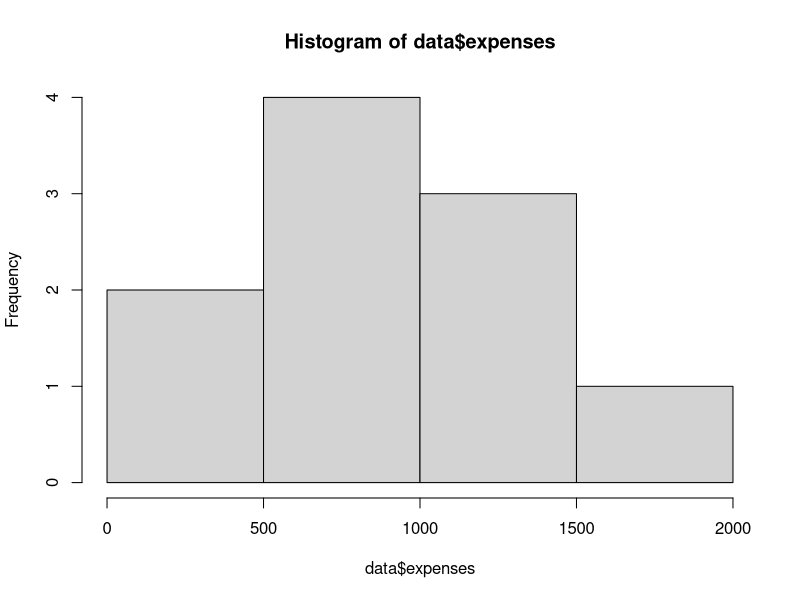
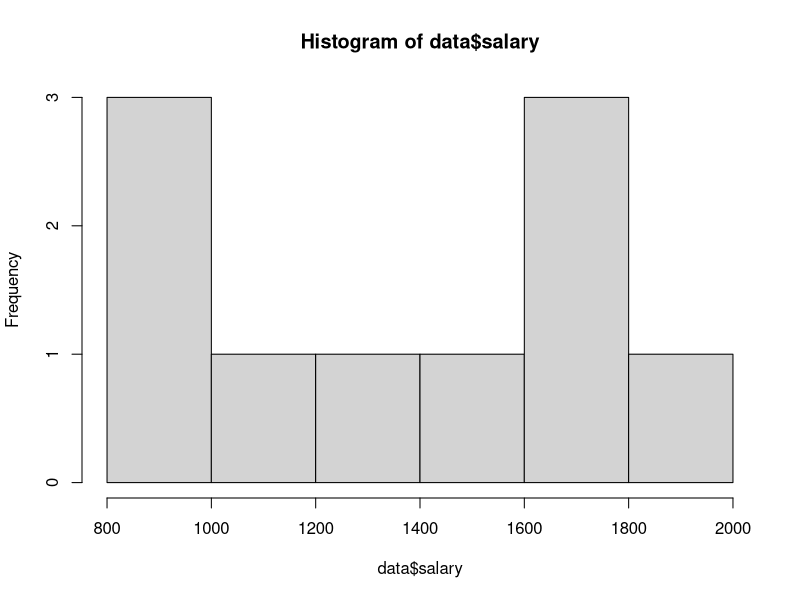

Here is the R script that generated these plots, in order: (Note: this script raises an error after producing the figures.)
##### Class assignment
##### Session 10

# Create a data frame with three columns - name, salary, expenses
# and 10 rows for people: 
names <- c(1:10)
salary <- c(1250, 1100, 1000, 1500, 1700, 800, 950, 2000, 1770, 1800)
expenses <- c(600, 400, 1000, 1150, 1450, 300, 700, 1200, 950, 1800)
data <- data.frame(names, salary, expenses)

### Step 1. Briefly describe your data set.

### Step 2. Perform a quick EDA
summary(data) 
sd(data$salary)
sd(data$expenses)
hist(data$expenses)
hist(data$salary)

### Step 3. Hypothesis testing 
### Step 3.1.  
# draw a scatterplot
ggplot(data, aes(x=salary, y=expenses)) + 
  geom_point(size=4, shape=16) +
  geom_smooth(method=lm) +
  labs(title = "Relationship between Salary and Expenses")
# looks like there is a linear positive correlation between the variables

# State a null hypothesis and alternate hypothesis
# H0 There is NO relationship between salary and expenses.
# HA There is a relationship between salary and expenses.

### Step 3.2. Collect data

### Step 3.3. Select an appropriate statistical test; check the assumptions
corr.1 <- round(cor(salary, expenses),2)
corr.1
### Step 3.4. Calculate the p-value, select significance level (1%, 5%). 
# Decide whether to reject or fail to reject your null hypothesis. 
cor.test(salary, expenses)
### Step 5. Report your results
# In our result:
# t is the t-test statistic value (t = 3.364),
# df is the degrees of freedom, (df= 8), the formula is n-2, where n=number of observations/participants)  
# p-value is the significance level of the t-test (p-value = 0.009873).
# conf.int is the confidence interval of the correlation coefficient at 95% (conf.int = [0.2621, 0.9414]);
# sample estimates is the correlation coefficient (Cor.coeff = .76).

# Interpretation:
# The p-value of the test is 0.009873, which is less than the significance level alpha = 0.05. 
# We can conclude that there is a significant, strong, positive correlation between
# the amount of money people receive as salary and the amount of money they spend,
# r (8) = .76, p < .009.
